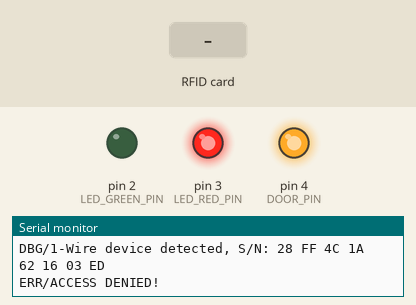
The sketch below on a simulated Arduino Uno, built with avr-gcc and run on an emulated ATmega328P. On the bench: output pins drawn as LEDs (lit = HIGH), the last lines printed to the serial monitor. The inputs (shaded band) are chosen by the test bench. Pins used as bus, display or sensor lines are not drawn.

Above: at 4.2 s.
4.3 s: RFID card 01 02 03 04 held to the reader
At 6.94 s:
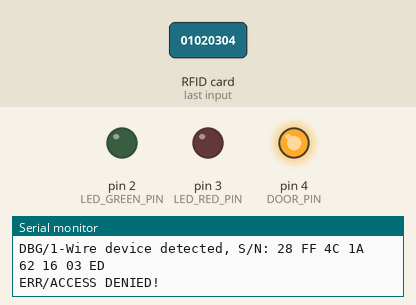
At 7.5 s:
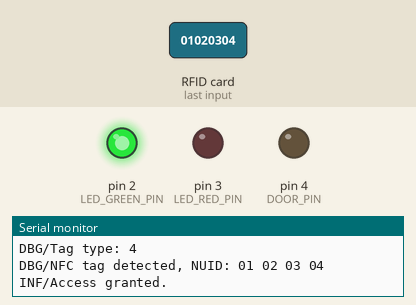
8.6 s: RFID card 5E 7A 19 C4 held to the reader
Timing chart, 0 to 19.3 s (numbered marks = the images above; inputs shaded):
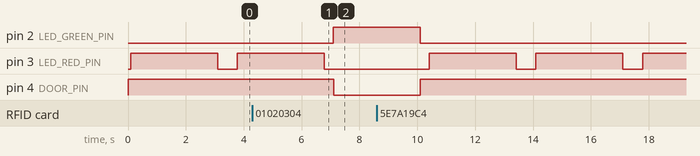

Measured:
- after the input at 4.3 s, pin 2 (LED_GREEN_PIN): LOW → HIGH after 2.8 s; pin 3 (LED_RED_PIN): goes on until 6.8 s, then stays LOW; pin 4 (DOOR_PIN): HIGH → LOW after 2.8 s

The sketch:

zamek_hswro.ino
```cpp
#include "DoorLockController.h"

void setup() {}

void loop()
{
    DoorLockController().run();
}
```

ArduinoGpio.cpp
```cpp
#include "ArduinoGpio.h"
#include <Arduino.h>

ArduinoGpio::ArduinoGpio(int pin, bool initialValue, IGpio::Mode initialMode):
    pin(pin)
{
    /* There is no protection to prevent from creation of multiple instances
     * of single pin, as Arduino does not support C++ exceptions.
     * Only one parent object may own instance of a pin.
     */
    write(initialValue);
    setMode((initialMode));
}

ArduinoGpio::~ArduinoGpio()
{
    setMode(Mode::Input);
    write(false);
}

bool ArduinoGpio::read()
{
    return (digitalRead(pin) != 0);
}

void ArduinoGpio::write(bool newValue)
{
    digitalWrite(pin, newValue ? HIGH : LOW);
}

IGpio::Mode ArduinoGpio::getMode()
{
    return mode;
}

void ArduinoGpio::setMode(IGpio::Mode newMode)
{
    mode = newMode;
    pinMode(pin, toAdruinoMode(newMode));
}

int ArduinoGpio::toAdruinoMode(IGpio::Mode mode)
{
    switch(mode) {
    case Mode::Input:
        return INPUT;
    case Mode::InputPullup:
        return INPUT_PULLUP;
    case Mode::Output:
        return OUTPUT;
    }
}
```

ArduinoGpio.h
```cpp
#ifndef ARDUINOGPIO_H
#define ARDUINOGPIO_H

#include "IGpio.h"

class ArduinoGpio : public IGpio
{
public:
    ArduinoGpio(int pin, bool initialValue, Mode initialMode);
    virtual ~ArduinoGpio();
    virtual bool read();
    virtual void write(bool newValue);
    virtual Mode getMode();
    virtual void setMode(Mode newMode);

private:
    int pin;
    Mode mode;
    int toAdruinoMode(Mode mode);
};

#endif // ARDUINOGPIO_H
```

ArduinoSerialLogger.cpp
```cpp
#include "ArduinoSerialLogger.h"
#include <stdarg.h>

ArduinoSerialLogger::ArduinoSerialLogger(Serial_ &hardwareSerial):
    hardwareSerial(hardwareSerial)
{
    hardwareSerial.begin(DEBUG_CONSOLE_BAUD);
}

ArduinoSerialLogger::~ArduinoSerialLogger()
{
    hardwareSerial.end();
}

void ArduinoSerialLogger::debug(const char *format, ...) const
{
    va_list args;
    va_start(args, format);
    formatLog("DBG/", format, args);
    va_end(args);
}

void ArduinoSerialLogger::info(const char *format, ...) const
{
    va_list args;
    va_start(args, format);
    formatLog("INF/", format, args);
    va_end(args);
}

void ArduinoSerialLogger::warning(const char *format, ...) const
{
    va_list args;
    va_start(args, format);
    formatLog("WRN/", format, args);
    va_end(args);
}

void ArduinoSerialLogger::error(const char *format, ...) const
{
    va_list args;
    va_start(args, format);
    formatLog("ERR/", format, args);
    va_end(args);
}

void ArduinoSerialLogger::flush() const
{
    hardwareSerial.flush();
}

void ArduinoSerialLogger::formatLog(const char *level, const char *format, va_list args) const
{
    char newFormat[128];
    /* This is the least crappy solution I came up with at 23:40 after a beer.
     * sstream is not available on this platform.
     * CAN YOU SPOT THE BUG? */
    snprintf(newFormat, sizeof(newFormat), "%s%s\n", level, format);

    char buffer[256];
    vsnprintf(buffer, sizeof(buffer), newFormat, args);
    hardwareSerial.print(buffer);
}
```

ArduinoSerialLogger.h
```cpp
#ifndef ARDUINOSERIALLOGGER_H
#define ARDUINOSERIALLOGGER_H

#include "ILogger.h"
#include <Arduino.h>

#define Serial_ HardwareSerial
class ArduinoSerialLogger : public ILogger
{
public:
    explicit ArduinoSerialLogger(Serial_& hardwareSerial);
    virtual ~ArduinoSerialLogger();

    virtual void debug(const char *format, ...) const;
    virtual void info(const char *format, ...) const;
    virtual void warning(const char* format, ...) const;
    virtual void error(const char* format, ...) const;

    virtual void flush() const;

private:
    enum {
        DEBUG_CONSOLE_BAUD = 9600
    };

    void formatLog(const char* level, const char* format, va_list args) const;

    Serial_& hardwareSerial;
};

#endif // ARDUINOSERIALLOGGER_H
```

DoorLock.cpp
```cpp
#include "DoorLock.h"

#include <Arduino.h>

DoorLock::DoorLock(IGpio &gpio, DoorLock::ActiveState activeState, DoorLock::TMilliseconds openTime):
    gpio(gpio),
    activeState(activeState),
    openTime(openTime)
{
    deactivate();
    gpio.setMode(IGpio::Mode::Output);
}

void DoorLock::open()
{
    activate();
    delay(openTime);
    deactivate();
}

void DoorLock::activate()
{
    gpio.write(activeState == ActiveState::High);
}

void DoorLock::deactivate()
{
    gpio.write(activeState != ActiveState::High);
}
```

DoorLock.h
```cpp
#ifndef DOORLOCK_H
#define DOORLOCK_H

#include "IGpio.h"

class DoorLock
{
public:
    enum class ActiveState {
        Low,
        High,
    };
    typedef int TMilliseconds;

    DoorLock(IGpio& gpio, ActiveState activeState, TMilliseconds openTime);
    void open();

private:
    void activate();
    void deactivate();

    IGpio& gpio;
    ActiveState activeState;
    TMilliseconds openTime;
};

#endif // DOORLOCK_H
```

DoorLockController.cpp
```cpp
#include "DoorLockController.h"

DoorLockController::DoorLockController() :
    logger(Serial),
    greenLedGpio(LED_GREEN_PIN, false, IGpio::Mode::Output),
    redLedGpio(LED_RED_PIN, false, IGpio::Mode::Output),
    doorLockGpio(DOOR_PIN, false, IGpio::Mode::Output),
    statusLed(redLedGpio, greenLedGpio),
    doorLock(doorLockGpio, DoorLock::ActiveState::Low, DOOR_OPEN_TIME_MS),
    nfcAuthenticator(NFC_SLAVE_SELECT_PIN, NFC_RESET_PIN, logger),
    oneWireAuthenticator(ONEWIRE_PIN, logger),
    authenticators{&nfcAuthenticator, &oneWireAuthenticator},
    unauthorizedAccess(false),
    heartbeatCounter(0)
{
    logger.info("Ready. Waiting for keys.");
}

void DoorLockController::heartbeat()
{
    heartbeatCounter = (heartbeatCounter == BLINK_INTERVAL_CYCLES - 1) ? 0 : heartbeatCounter+1;
    if(heartbeatCounter == 0)
            statusLed.setState(unauthorizedAccess ? DualColorLed::State::Red : DualColorLed::State::Green);
}

void DoorLockController::checkForKeys()
{
    for(IAuthenticator* authenticator : authenticators) {
       Key key = authenticator->getKey();
       if(!key.isValid())
           continue;

       if(keyDatabase.contains(key))
       {
           statusLed.setState(DualColorLed::State::Green);
           logger.info("Access granted.");
           unauthorizedAccess = false;
           doorLock.open();
       }
       else
       {
           statusLed.setState(DualColorLed::State::Red);
           logger.error("ACCESS DENIED!");
           unauthorizedAccess = true;
           delay(DOOR_OPEN_TIME_MS);
       }

       return;
    }
}

void DoorLockController::run()
{
    for(;;)
    {
        heartbeat();
        checkForKeys();
        statusLed.setState(DualColorLed::State::Off);
        delay(POLLING_INTERVAL_MS);
    }
}
```

DoorLockController.h
```cpp
#ifndef CDOORLOCKCONTROLLER_H
#define CDOORLOCKCONTROLLER_H

#include "ArduinoGpio.h"
#include "ArduinoSerialLogger.h"

#include "DoorLock.h"
#include "NfcAuthenticator.h"
#include "OneWireAuthenticator.h"
#include "HardcodedKeyStorage.h"
#include "DualColorLed.h"

class DoorLockController
{
public:
    DoorLockController();
    void run();

private:
    enum {
        NFC_SLAVE_SELECT_PIN = 10,
        NFC_RESET_PIN = 9,
        ONEWIRE_PIN = 8,
        DOOR_PIN = 4,
        LED_RED_PIN = 3,
        LED_GREEN_PIN = 2,
        DOOR_OPEN_TIME_MS = 3000,
        NUM_AUTHENTICATORS=2,
        POLLING_INTERVAL_MS = 250,
        BLINK_INTERVAL_CYCLES = 20
    };

    void heartbeat();
    void checkForKeys();

    ArduinoSerialLogger logger;
    ArduinoGpio greenLedGpio, redLedGpio, doorLockGpio;

    DualColorLed statusLed;
    DoorLock doorLock;
    NfcAuthenticator nfcAuthenticator;
    OneWireAuthenticator oneWireAuthenticator;
    IAuthenticator* authenticators[NUM_AUTHENTICATORS];
    HardcodedKeyStorage keyDatabase;

    bool unauthorizedAccess;
    short heartbeatCounter;
};

#endif // CDOORLOCKCONTROLLER_H
```

DualColorLed.cpp
```cpp
#include "DualColorLed.h"

#include <Arduino.h>

DualColorLed::DualColorLed(IGpio& redGpio, IGpio& greenGpio):
    redGpio(redGpio),
    greenGpio(greenGpio),
    currentState(State::Off)
{
    redGpio.write(false);
    greenGpio.write(false);
    redGpio.setMode(IGpio::Mode::Output);
    greenGpio.setMode(IGpio::Mode::Output);
}

void DualColorLed::setState(DualColorLed::State newState)
{
    if(currentState == newState)
        return;

    currentState = newState;

    switch(newState) {
    case State::Off:
        redGpio.write(false);
        greenGpio.write(false);
        return;
    case State::Red:
        redGpio.write(true);
        greenGpio.write(false);
        return;
    case State::Green:
        redGpio.write(false);
        greenGpio.write(true);
        return;
    }
}
```

DualColorLed.h
```cpp
#ifndef DUALCOLORLED_H
#define DUALCOLORLED_H

#include "IGpio.h"

class DualColorLed
{
public:
    enum class State {
        Off,
        Red,
        Green
    };
    DualColorLed(IGpio& redGpio, IGpio& greenGpio);

    void setState(State newState);

private:
    IGpio& redGpio;
    IGpio& greenGpio;
    State currentState;
};

#endif // DUALCOLORLED_H
```

HardcodedKeyStorage.cpp
```cpp
#include "HardcodedKeyStorage.h"

HardcodedKeyStorage::HardcodedKeyStorage():
    keyTable( {
              MifareClassicKey((const uint8_t[]) { 0x01, 0x02, 0x03, 0x04 }), // SAMPLE. DO NOT USE!
    })
{}

HardcodedKeyStorage::~HardcodedKeyStorage() {}

bool HardcodedKeyStorage::contains(const Key& inputKey)
{
    if(!inputKey.isValid())
        return false;

    for(const Key& keyFromTable: keyTable)
    {
        if(inputKey == keyFromTable)
            return true;
    }

    return false;
}

bool HardcodedKeyStorage::insert(const Key &existingKey, const Key &newKey)
{
    (void) existingKey;
    (void) newKey;
    return false;
}

bool HardcodedKeyStorage::remove(const Key &key)
{
    (void) key;
    return false;
}
```

HardcodedKeyStorage.h
```cpp
#ifndef HARDCODEDKEYSTORAGE_H
#define HARDCODEDKEYSTORAGE_H

#include "IKeyStorage.h"

class HardcodedKeyStorage: public IKeyStorage
{
public:
    HardcodedKeyStorage();

    virtual ~HardcodedKeyStorage();
    virtual bool contains(const Key &inputKey);
    virtual bool insert(const Key &existingKey, const Key &newKey);
    virtual bool remove(const Key &key);

private:
    enum {
        NUMBER_OF_ENTRIES = 1,
    };

    Key keyTable[NUMBER_OF_ENTRIES];
};

#endif // HARDCODEDKEYSTORAGE_H
```

IAuthenticator.h
```cpp
#ifndef IAUTHENTICATOR_H
#define IAUTHENTICATOR_H

#include "Key.h"

class IAuthenticator
{
public:
    virtual ~IAuthenticator() {};

    virtual Key getKey() = 0;
};

#endif // IAUTHENTICATOR_H
```

IGpio.h
```cpp
#ifndef IGPIO_H
#define IGPIO_H

class IGpio
{
public:
    enum class Mode {
        Input,
        InputPullup,
        Output,
    };

    virtual ~IGpio() {}
    virtual bool read() = 0;
    virtual void write(bool value) = 0;
    virtual Mode getMode() = 0;
    virtual void setMode(Mode mode) = 0;
};

#endif // IGPIO_H
```

IKeyStorage.h
```cpp
#ifndef IKEYSTORAGE_H
#define IKEYSTORAGE_H

#include "Key.h"

class IKeyStorage
{
public:
    virtual ~IKeyStorage() {}

    virtual bool contains(const Key& key) = 0;
    virtual bool insert(const Key& existingKey, const Key& newKey) = 0;
    virtual bool remove(const Key& key) = 0;
};

#endif // IKEYSTORAGE_H
```

ILogger.h
```cpp
#ifndef ILOGGER_H
#define ILOGGER_H

class ILogger
{
public:
    virtual ~ILogger() {}

    virtual void debug(const char *format, ...) const = 0;
    virtual void info(const char *format, ...) const = 0;
    virtual void warning(const char* format, ...) const = 0;
    virtual void error(const char* format, ...) const = 0;

    virtual void flush() const;
};

#endif // ILOGGER_H
```

Key.cpp
```cpp
#include "Key.h"

#include <string.h>

Key::Key() :
    type(KeyType::Invalid),
    size(0),
    value()
{
}

Key::Key(KeyType type, size_t size, const void *data):
    type(type),
    size(size),
    value()
{
    memcpy(value, data, size);
}

bool Key::isValid() const
{
    return type != KeyType::Invalid;
}

bool Key::operator==(const Key &rhs) const
{
    if(type == KeyType::Invalid)
        return type == rhs.type;

    return type == rhs.type && size == rhs.size && isBufferEqual(value, rhs.value, size);
}

bool Key::isBufferEqual(const unsigned char *lhs, const unsigned char *rhs, size_t size) const
{
    unsigned char maskOfDifferences = 0;

    /** This comparison by design checks whole buffers to harden timing attacks */
    for(size_t i = 0; i < size; ++i)
        maskOfDifferences |= lhs[i] ^ rhs[i];

    return (maskOfDifferences == 0);
}

DallasIButtonKey::DallasIButtonKey(const uint8_t uid[]):
    Key(KeyType::iButton, UID_SIZE, uid) {}

MifareClassicKey::MifareClassicKey(const uint8_t nuid[]):
    Key(KeyType::MifareClassic, NUID_SIZE, nuid) {}
```

Key.h
```cpp
#ifndef KEY_H
#define KEY_H

#include <stddef.h>
#include <stdint.h>

class Key {
public:
    enum {
        MAX_KEY_SIZE = 8
    };

    enum class KeyType
    {
        Invalid = 0,
        MifareClassic = 1,
        iButton = 2,
    };

    Key();

    bool isValid() const;
    bool operator==(const Key& rhs) const;

protected:
    Key(KeyType type, size_t size, const void* data);

private:
    bool isBufferEqual(const unsigned char *lhs, const unsigned char* rhs, size_t size) const;

    KeyType type;
    size_t size;
    unsigned char value[MAX_KEY_SIZE];
};

class DallasIButtonKey: public Key {
public:
    enum {UID_SIZE = 8};
    explicit DallasIButtonKey(const uint8_t uid[UID_SIZE]);
};

class MifareClassicKey: public Key {
public:
    enum {NUID_SIZE = 4};
    explicit MifareClassicKey(const uint8_t nuid[NUID_SIZE]);
};

#endif // KEY_H
```

NfcAuthenticator.cpp
```cpp
#include "NfcAuthenticator.h"

#include "ILogger.h"
#include <SPI.h>

NfcAuthenticator::NfcAuthenticator(int nfcSlaveSelectPin, int nfcResetPin, const ILogger &logger):
    rfid(nfcSlaveSelectPin, nfcResetPin),
    logger(logger)
{
    SPI.begin();
}

NfcAuthenticator::~NfcAuthenticator()
{}

Key NfcAuthenticator::getKey()
{
    if(!initializeCard())
        return Key();

    uint8_t *nuid =  rfid.uid.uidByte;
    logger.debug("NFC tag detected, NUID: %02hhX %02hhX %02hhX %02hhX", nuid[0], nuid[1], nuid[2], nuid[3]);

    releaseCard();

    return MifareClassicKey(rfid.uid.uidByte);
}

bool NfcAuthenticator::initializeCard()
{
    rfid.PCD_Init();

    if (!rfid.PICC_IsNewCardPresent())
        return false;

    if (!rfid.PICC_ReadCardSerial())
        return false;

    auto piccType = rfid.PICC_GetType(rfid.uid.sak);
    if (piccType == MFRC522::PICC_TYPE_NOT_COMPLETE)
    {
        logger.warning("Incomplete UID detected in SAK procedure");
        return false;
    }

    logger.debug("Tag type: %d", static_cast<int>(piccType));
    return true;
}

void NfcAuthenticator::releaseCard()
{
    rfid.PICC_HaltA();
    rfid.PCD_StopCrypto1();
}
```

NfcAuthenticator.h
```cpp
#ifndef NFCAUTHENTICATOR_H
#define NFCAUTHENTICATOR_H

#include "IAuthenticator.h"

#include <MFRC522.h>

class ILogger;

class NfcAuthenticator: public IAuthenticator
{
public:
    NfcAuthenticator(int nfcSlaveSelectPin, int nfcResetPin, const ILogger& logger);
    virtual ~NfcAuthenticator();
    virtual Key getKey();


private:
    bool initializeCard();
    void releaseCard();
    MFRC522 rfid;
    const ILogger& logger;
};

#endif // NFCAUTHENTICATOR_H
```

OneWireAuthenticator.cpp
```cpp
#include "OneWireAuthenticator.h"

#include "ILogger.h"
#include <Arduino.h>

OneWireAuthenticator::OneWireAuthenticator(int interfacePin, const ILogger& logger):
    oneWire(interfacePin),
    logger(logger)
{
    pinMode(interfacePin, INPUT_PULLUP);
}

Key OneWireAuthenticator::getKey()
{
    uint8_t key[ONEWIRE_KEY_SIZE];

    if (!oneWire.search(key)) {
        oneWire.reset_search();
        return Key();
    }

    logger.debug("1-Wire device detected, S/N: %02hhX %02hhX %02hhX %02hhX %02hhX %02hhX %02hhX %02hhX",
             key[0], key[1], key[2], key[3], key[4], key[5], key[6], key[7]);

    oneWire.reset();
    return DallasIButtonKey(key);
}
```

OneWireAuthenticator.h
```cpp
#ifndef ONEWIREAUTHENTICATOR_H
#define ONEWIREAUTHENTICATOR_H

#include "IAuthenticator.h"

#include <OneWire.h>

class ILogger;

class OneWireAuthenticator: public IAuthenticator
{
public:
    OneWireAuthenticator(int interfacePin, const ILogger& logger);
    virtual Key getKey();
private:
    enum {
        ONEWIRE_KEY_SIZE = 8,
    };

    OneWire oneWire;
    const ILogger& logger;
};

#endif // ONEWIREAUTHENTICATOR_H
```
